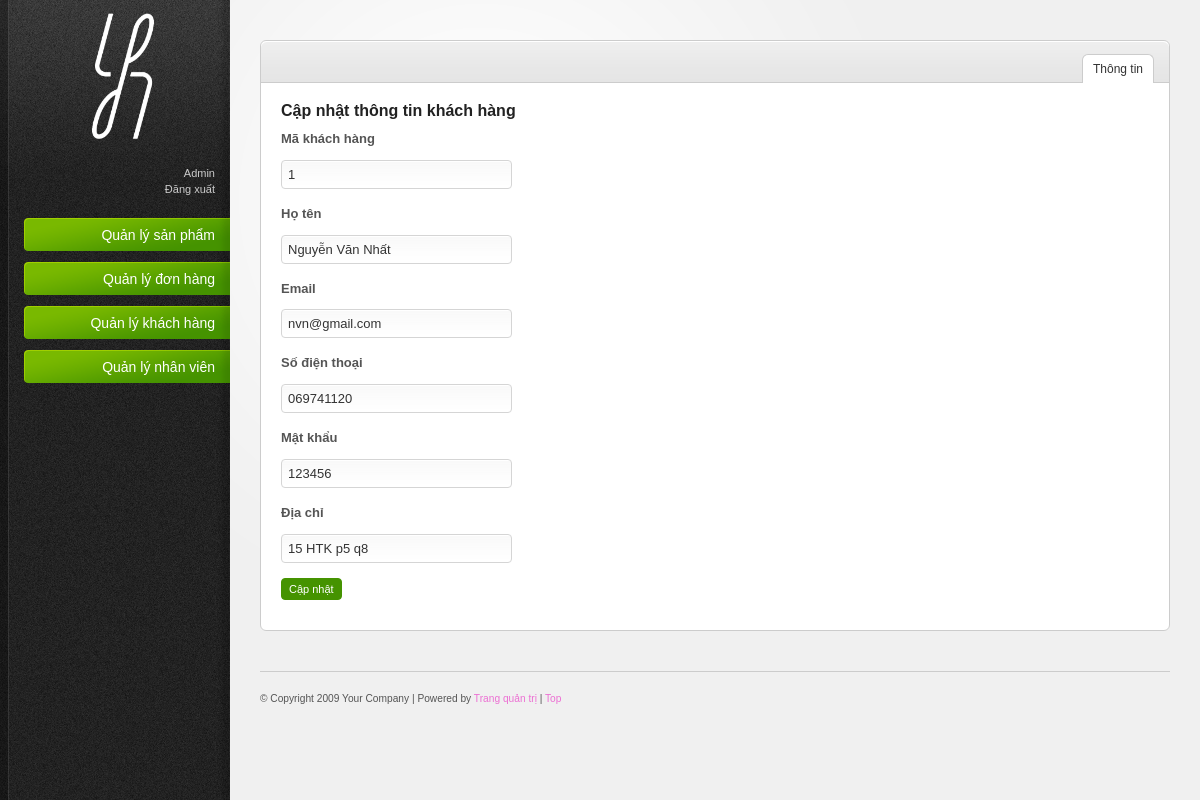
Page /DoAn/admin/capnhat_khachhang.php?makh=1 (signed in) on the committed database.
### tables this page shows
CREATE TABLE IF NOT EXISTS `khachhang` (
  `makh` int(10) NOT NULL AUTO_INCREMENT,
  `tenkh` varchar(50) NOT NULL,
  `email` varchar(50) NOT NULL,
  `matkhau` varchar(20) NOT NULL,
  `sodienthoai` varchar(20) NOT NULL,
  `diachi` varchar(100) NOT NULL,
  PRIMARY KEY (`makh`),
  UNIQUE KEY `email` (`email`)
);

### DoAn/admin/subpage/f_capnhat_kh.php (the view)
<?php
include ('connect.php');
$makh = $_GET['makh'];
$sql = "SELECT * from khachhang where makh = '". $makh."' ";
$lsp = $obj->query($sql);
$data = $lsp->fetch();
?>
<h4> Cập nhật thông tin khách hàng</h4>
<fieldset>
    <form method="post" action="xl_capnhat_kh.php" >
    <p>
        <label>Mã khách hàng</label>
        <input readonly class="text-input small-input" id="small-input" type="text" name="makh" value="<?php echo ($data['makh']); ?>">
    </p>
    <p>
            <label>Họ tên</label>
            <input readonly class="text-input small-input" id="small-input" type="text" name="tenkh" value="<?php echo ($data['tenkh']); ?>">
        </p>
        <p>
            <label>Email</label>
            <input class="text-input small-input" id="small-input" type="email" name="email" value="<?php echo ($data['email']); ?>">
        </p>
        <p>
            <label>Số điện thoại</label>
            <input class="text-input small-input" id="small-input" type="text" name="sodienthoai" value="<?php echo ($data['sodienthoai']); ?>" >
        </p>
        <p>
            <label>Mật khẩu</label>
            <input class="text-input small-input" id="small-input" type="text" name="matkhau" value="<?php echo ($data['matkhau']); ?>">
        </p>
        <p>
            <label>Địa chỉ</label>
            <input class="text-input small-input" id="small-input" type="text" name="diachi" value="<?php echo ($data['diachi']); ?>">
        </p>
        <p>
            <input class="button" type="submit" name="capnhat_kh" value="Cập nhật"/>
        </p>
    </form>
</fieldset>

### DoAn/admin/resources/css/style.css (style rules this page uses)
html { font-size: 100%; height: 100%; margin-bottom: 1px; }
body { font-family: Arial, Helvetica, sans-serif; color: #555; background: #f0f0f0 url('../images/bg-body.gif') top left repeat-y; font-size: 12px; }
h1, h2, h3, h4, h5, h6 { font-family: Helvetica, Arial, sans-serif; color: #222; font-weight: bold; }
h4 { font-size: 16px; padding: 0 0 5px 0; }
p { padding: 5px 0 10px 0; line-height: 1.6em; }
.button { font-family: Verdana, Arial, sans-serif; display: inline-block; background: #459300 url('../images/bg-button-green.gif') top left repeat-x !important; border: 1px solid #459300 !important; padding: 4px 7px 4px 7px !important; color: #fff !important; font-size: 11px !important; cursor: pointer; }
form label { display: block; padding: 0 0 10px; font-weight: bold; text-align: left; }
form input.text-input, form select, form textarea, form .wysiwyg { padding: 6px; font-size: 13px; background: #fff url('../images/bg-form-field.gif') top left repeat-x; border: 1px solid #d5d5d5; color: #333; }
form .small-input { width: 25% !important; }

### DoAn/admin/resources/css/invalid.css (style rules this page uses)
.button, #main-content table tfoot td .bulk-actions select, .pagination a.number, form input.text-input, form textarea, form .wysiwyg, form select, .dp-popup { -moz-border-radius: 4px; -webkit-border-radius: 4px; border-radius: 4px; }

### rows in the picture
khachhang: makh "1", tenkh "Nguyễn Văn Nhất", email "nvn@gmail.com", sodienthoai "069741120", matkhau "123456", diachi "15 HTK p5 q8"

### other values in the picture
$_SESSION['admin'] "Admin"
